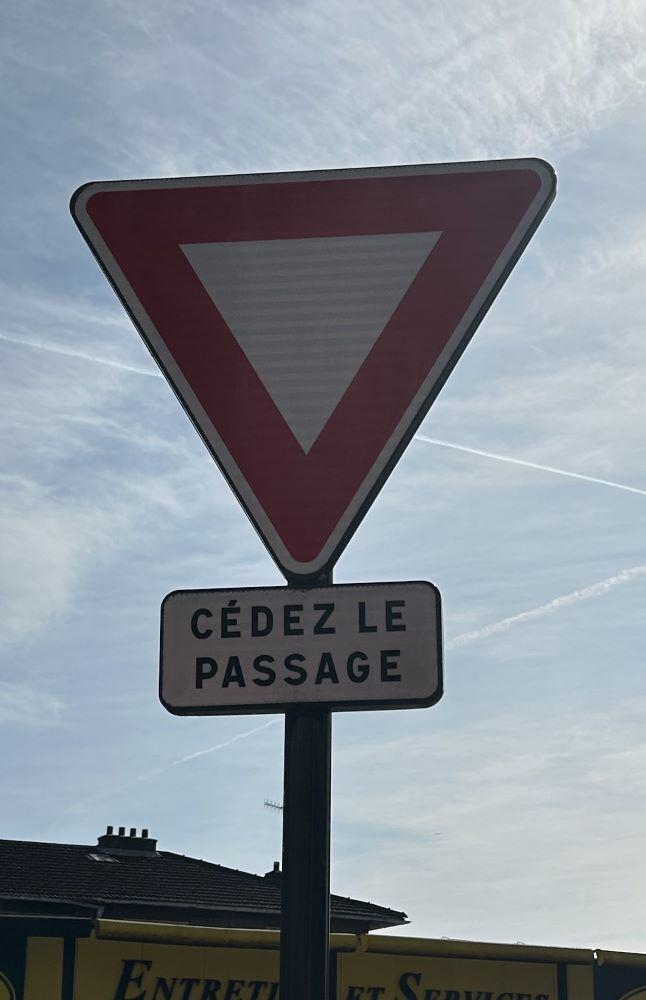
#> input picture val/images/0560.jpg, 646 x 1000 px, found by its file name
$ jupyter execute --allow-errors sy32-Machine-learning.ipynb
#> lines starting #> are read from the running program, lines starting #| are printed output that depends on the picture
# SY32 - Machine learning trafic sign detection

## 1 - Importation des libs

[cell 1]
import os
import cv2
import numpy as np
import pandas as pd
import zipfile
from PIL import Image, ImageDraw, ImageFont, ImageColor
import csv
import random
import matplotlib.pyplot as plt
from sklearn.svm import SVC
from sklearn.multiclass import OneVsRestClassifier
from sklearn.preprocessing import LabelEncoder, StandardScaler
from sklearn.metrics import accuracy_score, average_precision_score, confusion_matrix
from skimage.feature import hog
from skimage.transform import resize, rotate
from skimage.util import random_noise
from skimage.color import rgb2gray
from sklearn.pipeline import Pipeline
from skimage import exposure
import matplotlib.patches as patches
from sklearn.decomposition import PCA
from sklearn.model_selection import GridSearchCV, train_test_split
from sklearn.ensemble import RandomForestClassifier, VotingClassifier
from sklearn.preprocessing import StandardScaler, LabelEncoder
from sklearn.model_selection import train_test_split, GridSearchCV
from matplotlib import patches
import matplotlib.pyplot as plt
from collections import Counter
import random
import zipfile
import seaborn as sns
from sklearn.utils.class_weight import compute_class_weight
from collections import defaultdict

## 2 - Importation des dataset

[cell 2]
TRAIN_IMAGES_DIR = "dataset-main/train/images"
TRAIN_LABELS_DIR = "dataset-main/train/labels"
VAL_IMAGES_DIR = "dataset-main/val/images"
VAL_LABELS_DIR = "dataset-main/val/labels"

def load_image(image_path):
    return cv2.imread(image_path)

# [12 lines left out: function load_labels, not called in this run]

def load_dataset(images_dir, labels_dir):
    images, labels = [], []
    image_files = {os.path.splitext(f)[0]: os.path.join(images_dir, f) for f in os.listdir(images_dir) if f.endswith('.jpg')}
    label_files = {os.path.splitext(f)[0]: os.path.join(labels_dir, f) for f in os.listdir(labels_dir) if f.endswith('.csv')}

    for base_name in sorted(image_files.keys()):
        if base_name in label_files:
            image = load_image(image_files[base_name])
            label = load_labels(label_files[base_name])
            images.append(image)
            labels.append(label)
        else:
            print(f"Pas de label trouvé pour {base_name}")

    return images, labels

#> (a cell that did not finish here is left out)

#> (a cell that did not finish here is left out)

## 3 - Extraction des zones d'intérêt + extraction features + augmentation des images

[cell 5]
def hog_feature_extractor(image_gray):
    winSize = (96, 96)
    blockSize = (16, 16)
    blockStride = (8, 8)
    cellSize = (8, 8)
    nbins = 12
    resize_img_hogcv2=cv2.resize(image_gray, winSize)


    hog = cv2.HOGDescriptor(winSize, blockSize, blockStride, cellSize, _nbins=nbins)
    hog_features = hog.compute(resize_img_hogcv2, winStride=(8, 8), padding=(0, 0))
    return hog_features

# [12 lines left out: function color_histogram_extractor, not called in this run]

[cell 6]
def extract_features(image):
    if image.dtype != np.uint8:
        image = (image * 255).astype(np.uint8)
    img_resized = cv2.resize(image, (64,64))
    image_gray = cv2.cvtColor(img_resized, cv2.COLOR_BGR2GRAY)

    hog_features = hog_feature_extractor(image_gray)

    combined_features = hog_features
    return combined_features

[cell 7]
# [12 lines left out: function augment_images_and_extract_features, not called in this run]

[cell 8]
# [54 lines left out: functions extract_window, preprocess_images_and_labels, not called in this run]

[cell 9]
X_train = []
y_train = []
X_val = []
y_val = []

# Preprocessing datasets
print("Train")
#> (the rest of this cell did not finish here and is left out)

#> (a cell that did not finish here is left out)

## 4 - Récupération des images vides déjà enregistrées et triées

[cell 11]
def load_images_treated(path_folder):
    X_false_pos=[]
    y_false_pos=[]
    list_files=os.listdir(path_folder)
    for file in list_files:
        img=cv2.imread(os.path.join(path_folder,file))
        if img is None:
            print('error in loading image', os.path.join(path_folder,file))
            continue
        image_resized=cv2.resize(img, (64,64))
        feature=extract_features(image_resized)
        X_false_pos.append(feature)
        y_false_pos.append(0)
    X_false_pos=np.array(X_false_pos)
    y_false_pos=np.array(y_false_pos)
    return X_false_pos,y_false_pos

[cell 12]
path_empty="negative_samples"
#> (the rest of this cell did not finish here and is left out)

#> (a cell that did not finish here is left out)

## 5 - Finaliser la préparation des dataset pour le modèle

#> (a cell that did not finish here is left out)

#> (a cell that did not finish here is left out)

[cell 16]
label_encoder = LabelEncoder()
y_train_encoded = label_encoder.fit_transform(y_train)
y_val_encoded = label_encoder.transform(y_val)

## 6 - Entrainement du modèle

[cell 17]
pipeline_binary = Pipeline([
    ('scaler', StandardScaler()),
    ('pca', PCA(n_components=0.95)),
    ('classifier', OneVsRestClassifier(SVC(probability=True, C=10, gamma=0.001, kernel="rbf")))
])

#> (the rest of this cell did not finish here and is left out)

## 7 - Détecter les panneaux de signalisation

[cell 18]
# [36 lines left out: functions IoU, non_max_suppression, not called in this run]

def sliding_window(image, step_size, window_size):
    for y in range(0, image.shape[0] - window_size[1] + 1, step_size):
        for x in range(0, image.shape[1] - window_size[0] + 1, step_size):
            yield (x, y, image[y:y + window_size[1], x:x + window_size[0]])

def image_pyramid(image, scale=1.5, min_size=(64, 64)):
    yield image
    while True:
        w = int(image.shape[1] / scale)
        h = int(image.shape[0] / scale)
        if w < min_size[0] or h < min_size[1]:
            break
        image = cv2.resize(image, (w, h))
        yield image


def detect_objects(image, pipeline, label_encoder, window_size=(64, 64), step_size=16, scale=1.5, confidence_threshold=0.9):
    detections = []
    current_scale = 1.0
    max_detections = {}

    for resized in image_pyramid(image, scale=scale):
        for (x, y, window) in sliding_window(resized, step_size, window_size):
            if window.shape[0] != window_size[1] or window.shape[1] != window_size[0]:
                continue
            features = extract_features(window)
            predictions = pipeline.predict([features])
            class_label = label_encoder.inverse_transform(predictions)[0]
            confidence_score = pipeline.predict_proba([features]).max()

            if class_label != 0.0:
                x_original = int(x * current_scale)
                y_original = int(y * current_scale)
                x2_original = int((x + window_size[0]) * current_scale)
                y2_original = int((y + window_size[1]) * current_scale)
                detection = (x_original, y_original, x2_original, y2_original, confidence_score, class_label)

                # Store the detection if it exceeds the confidence threshold
                if confidence_score >= confidence_threshold:
                    detections.append(detection)

                # Always store the maximum confidence detection
                if class_label not in max_detections or max_detections[class_label][4] < confidence_score:
                    max_detections[class_label] = detection

        current_scale *= scale

    best_detection = None

    for detection in max_detections.values():
        if best_detection is None or detection[4] > best_detection[4]:
            if detection[4] >= 0.5:
                best_detection = detection

    if not detections and best_detection != None:
        detections = [best_detection]
        print(detections)


    if len(detections) > 0:
        boxes = np.array([[x1, y1, x2, y2, score] for (x1, y1, x2, y2, score, _) in detections])
        nms_boxes = non_max_suppression(boxes, tresh_iou=0.01)
        detections = [(int(x1), int(y1), int(x2), int(y2), score, class_label)
                      for (x1, y1, x2, y2, score), (_, _, _, _, _, class_label) in zip(nms_boxes, detections)]

    return detections


# [11 lines left out: function plot_detections, not called in this run]

[cell 19]
input_image_path = "dataset-main/val/images/0560.jpg"
input_image = cv2.imread(input_image_path)
#> input_image is the input picture: shape (1000, 646, 3); mean B, G, R 150.6, 141.8, 134.1
#> (the rest of this cell did not finish here and is left out)

#> the loop in detect_objects, `for resized in image_pyramid(image, scale=scale):` made 1 pass
#> pass 1, in extract_features, `img_resized = cv2.resize(image, (64,64))`:
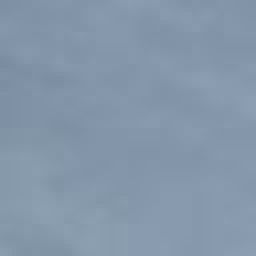
#> img_resized: shape (64, 64, 3) (shown 4 times larger); mean of channels 0, 1, 2 170.3, 150.9, 132.7; drawn as B, G, R
#> pass 1, in extract_features, `image_gray = cv2.cvtColor(img_resized, cv2.COLOR_BGR2GRAY)`:
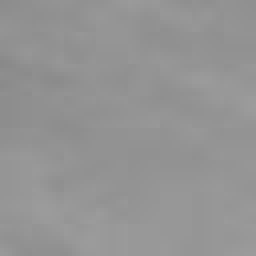
#> image_gray: shape (64, 64) (shown 4 times larger); min 137, max 156, mean 147.7
#> after the loop in detect_objects, `for resized in image_pyramid(image, scale=scale):`: current_scale = 1; detections = []; max_detections = 0 items

plot_detections(input_image_path, detections)

for (x1, y1, x2, y2, score, class_label) in detections:
    print(f"Detected {class_label} at [{x1}, {y1}, {x2}, {y2}] with score {score}")

## 8 - Trouver des faux positifs sur le dataset train et réentrainer le modèle

#> (a cell that did not finish here is left out)

[cell 21]
# [22 lines left out: functions filter_true_positives, iou, not called in this run]

[cell 22]
true_bboxes = []
#> true_bboxes = []
#> (the rest of this cell did not finish here and is left out)
